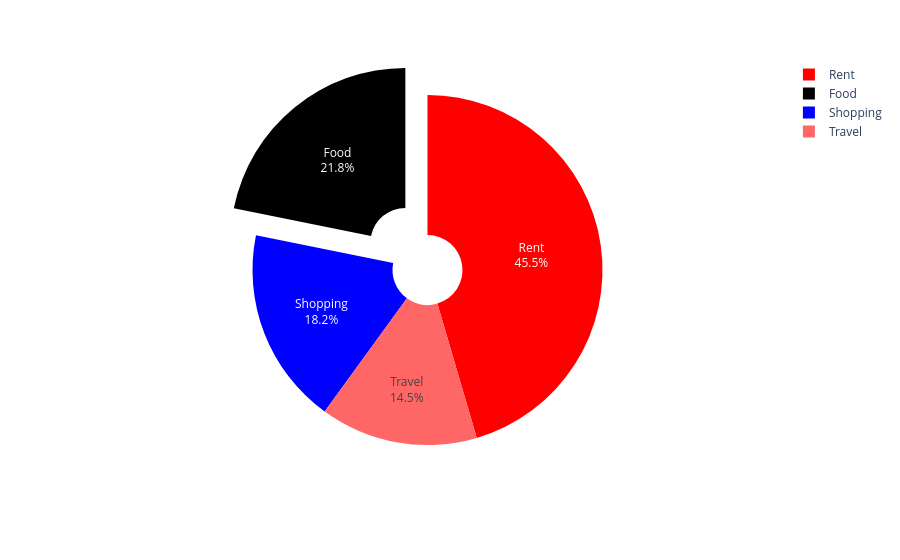

Notebook cell for this chart:
### Code cell
fig=px.pie(data_frame=df_expense, values="Amount", names="Category", color_discrete_sequence=["red","black", "blue"],hole=0.2)
fig.update_traces(textinfo="percent+label", textposition="inside", pull=[0.2,0.0,0.0,0.0])

### Figure 1 — Plotly figure (JSON) as saved in the notebook; plotly's stock layout.template omitted (floating-point values rounded to 4 significant figures)
{"data": [{"domain": {"x": [0, 1], "y": [0, 1]}, "hole": 0.2, "hovertemplate": "Category=%{label}<br>Amount=%{value}<extra></extra>", "labels": ["Food", "Rent", "Travel", "Shopping"], "legendgroup": "", "name": "", "pull": [0.2, 0, 0, 0], "showlegend": true, "textinfo": "percent+label", "textposition": "inside", "type": "pie", "values": [12000, 25000, 8000, 10000]}], "layout": {"legend": {"tracegroupgap": 0}, "margin": {"t": 60}, "piecolorway": ["red", "black", "blue"]}}
